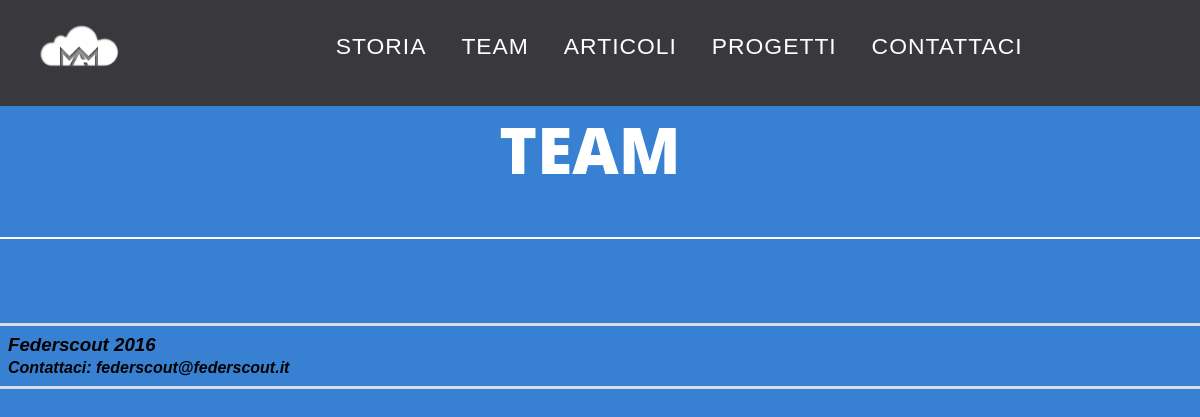
The app's page /team.php, older data.
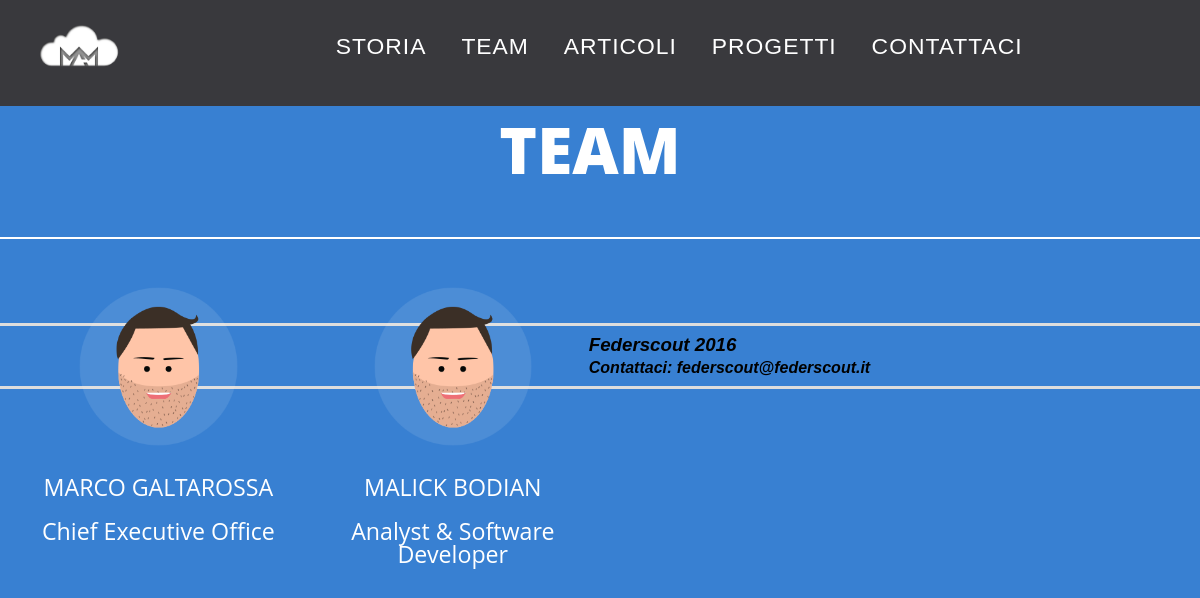
The same page, newer data.
### tables this page shows
CREATE TABLE `team` (
  `id` int(11) NOT NULL,
  `nome` varchar(50) NOT NULL,
  `cognome` varchar(50) NOT NULL,
  `ruolo` varchar(100) NOT NULL,
  `src` varchar(100) NOT NULL,
  `alt` varchar(50) NOT NULL,
  `title` varchar(50) NOT NULL,
  `href` varchar(100) NOT NULL
);

### team.php (the view, shortened to what this page needs)
<!DOCTYPE html PUBLIC "-//W3C//DTD XHTML 1.0 Strict//EN"
        "http://www.w3.org/TR/xhtml1/DTD/xhtml1-strict.dtd">
		<html xmlns="http://www.w3.org/1999/xhtml"  xml:lang="it" lang="it">
<head>
	<link rel="stylesheet" type="text/css" href="css/stile.css" />
</head>
<body class="sfondo">
	<div id="contentM">
		<div id="menu">
		<a href="index.php"><img class="logo" src="img/MAM.png" alt="logo MAM" title="Home"/></a>
			<nav class="cl-effect-21" id="cl-effect-21">
				<a href="storia.php">Storia</a>
				<a href="team.php">Team</a>
				<a href="articoli.php">Articoli</a>
				<a href="progetti.php">Progetti</a>
				<a href="contatti.php">Contattaci</a>
			</nav>
		</div>
	</div>
			<div class="pagina">
				<?php
					$query = mysql_query("select * from pagine");
					$ris = mysql_fetch_array($query);
					if($ris['pagina']= "TEAM"){
						echo $ris['pagina'];
					}
			?>
			</div>
		<div class="separatore2">
			<span class="sepl2"><span class="linea2"></span></span>
		</div>
	<?php
		$query = mysql_query("select * from team");
		while($ris = mysql_fetch_array($query)){
			echo"<div class=\"riqteam\">
					<div class=\"riqfototeam\">
						<div class=\"fototeam\">
							<img class=\"wrapteam\"src=\"$ris[src]\" alt=\"$ris[alt]\" title=\"$ris[title]\">
						</div>
					</div>
					<div class=\"scrittateam\">
						<p class=\"nome\">$ris[nome] $ris[cognome]</p>
						<p class=\"nome\">$ris[ruolo]</p>
					</div>
				</div>";
		}
	?>

### css/stile.css (style rules this page uses)
* { padding: 0em; margin: 0em; }
html, body { font-family: Verdana, Arial, Helvetica, sans-serif; max-width: 2048px; margin: auto; border: none; }
a:link { color: black; text-decoration:none; }
nav a { position: relative; display: inline-block; margin: 10px 15px; outline: none; color: #000; text-decoration: none; text-transform: uppercase; letter-spacing: 1px; font-weight: 400; text-shadow: 0 0 1px rgba(255,255,255,0.3); font-size: 1.30em; }
.cl-effect-21 a { padding-top:1em; padding-bottom:0.5em; color: white; font-weight: 200; text-shadow: none; -webkit-transition: color 0.3s; -moz-transition: color 0.3s; transition: color 0.3s; }
.cl-effect-21 a::before, .cl-effect-21 a::after { position: absolute; left: 0; width: 100%; height: 2px; background: #186EBF; content: ''; opacity: 0; -webkit-transition: opacity 0.3s, -webkit-transform 0.3s; -moz-transition: opacity 0.3s, -moz-transform 0.3s; transition: opacity 0.3s, transform 0.3s; -webkit-transform: translateY(-10px); -moz-transform: translateY(-10px); transform: translateY(-10px); }
.cl-effect-21 a::before { top: 0; -webkit-transform: translateY(-10px); -moz-transform: translateY(-10px); transform: translateY(-10px); }
.cl-effect-21 a::after { bottom: 0; -webkit-transform: translateY(10px); -moz-transform: translateY(10px); transform: translateY(10px); }
#contentM { position: relative; height: 20%; width: 100%; left:0; right:auto; top: 0; }
.logo { margin-top: -1em; margin-bottom: -2em; float:left; height:9em; width:9em; }
#menu { text-align:center; font-size: 1.1em; font-weight: bold; overflow: hidden; background-color: #39393d; width: 100%; float: center; }
#footer { height:10%; border-top: 3px solid #ddd; font-style: italic; padding: 0.5em; border-bottom: 3px solid #ddd; }
#footer p { text-align: center; font-size: 0.8em; }
.riqteam { float:left; padding-left:1.4em; }
.riqfototeam { margin-bottom:1.7em; text-align:center; }
.fototeam { font-size:0.9em; }
.scrittateam { color:rgb(255, 255, 255); display:block; font-family:"Open Sans"; font-size:1em; text-align:center; width:17em; }
.pagina { margin-left: 22.5%; color: white; text-align: center; font-family:Open Sans; display:block; font-size:4em; font-weight:800; text-transform:uppercase; width:10em; margin-bottom:0.5em; }
.sepl2 { border-top-color:rgb(0, 0, 0); font-size:14px; }
.separatore2 { margin-bottom:3em; margin-top: 2.8em; width:100%; }
.sfondo { background-color:rgb(56,128,210); }
.linea2 { border-top-color:rgb(255, 255, 255); border-top-style:solid; border-top-width:0.2em; display:block; margin-bottom: 1.6em; }
.wrapteam { height:11em; }
.nome { font-size: 1.45em; line-height:1em; margin-bottom:0.9em; }

Row changes from the older to the newer data that the page shows:
added team: src (picture), nome "MARCO", cognome "GALTAROSSA", ruolo "Chief Executive Office"
added team: src (picture), nome "MALICK", cognome "BODIAN", ruolo "Analyst & Software Developer"
